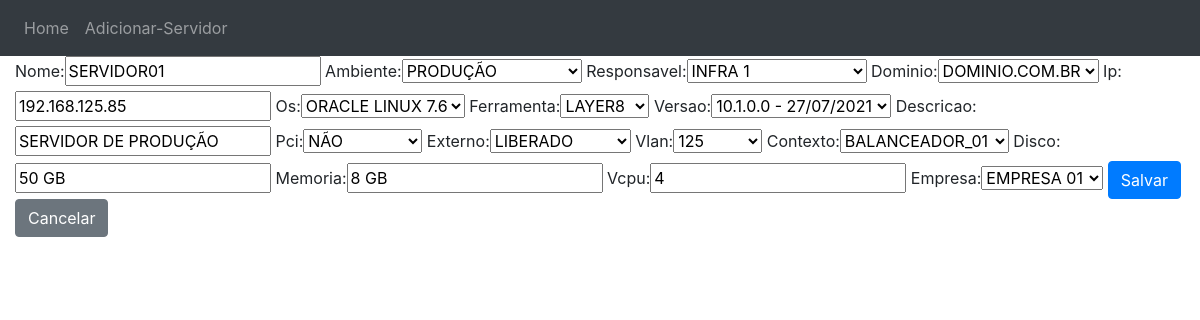
The app's page /inventario/update/1/ with its own data.
### inventario/models.py (models this page shows, shortened)
class Servidor(models.Model):
    nome = models.CharField(max_length=255)
    ambiente = models.ForeignKey(Ambiente, on_delete=models.CASCADE)
    responsavel = models.ForeignKey(Responsavel, on_delete=models.CASCADE)
    dominio = models.ForeignKey(Dominio, on_delete=models.CASCADE)
    ip = models.CharField(max_length=255)
    os = models.ForeignKey(Operacional, on_delete=models.CASCADE)
    ferramenta = models.ForeignKey(Ferramenta, on_delete=models.CASCADE)
    versao = models.ForeignKey(Versao, on_delete=models.CASCADE)
    descricao = models.CharField(max_length=255)
    pci = models.ForeignKey(Pci, on_delete=models.CASCADE)
    externo = models.ForeignKey(Externo, on_delete=models.CASCADE)
    vlan = models.ForeignKey(Vlan, on_delete=models.CASCADE)
    contexto = models.ForeignKey(Contexto, on_delete=models.CASCADE)
    disco = models.CharField(max_length=255)
    memoria = models.CharField(max_length=255)
    vcpu = models.CharField(max_length=255)
    empresa = models.ForeignKey(Empresa, on_delete=models.CASCADE)

class Ambiente(models.Model):
    nome  = models.CharField(max_length=255)
    def __str__(self):
        return self.nome

class Responsavel(models.Model):
    nome  = models.CharField(max_length=255)
    def __str__(self):
        return self.nome

class Dominio(models.Model):
    nome  = models.CharField(max_length=255)
    local = models.CharField(max_length=255)
    def __str__(self):
        return self.nome

### inventario/views.py (the view)
# urls.py: path("update/<int:pk>/", views.ServidorUpdate.as_view(), name="update"),
class ServidorUpdate(UpdateView):
    model = Servidor
    fields = '__all__'
    success_url = reverse_lazy('inventario:list')

### inventario/models.py (called while the page is built)
    def __str__(self):
        return self.nome

    def __str__(self):
        return self.nome

    def __str__(self):
        return self.nome

    def __str__(self):
        return self.nome

    def __str__(self):
        return self.nome

    def __str__(self):
        return self.nome

    def __str__(self):
        return self.nome

    def __str__(self):
        return self.nome

### inventario/templates/inventario/servidor_form.html (shortened to what this page needs)
{% extends "inventario/base.html" %}
{% load bootstrap %}
{% block content %}
    <form action='.' method='post'>
            {{ form|bootstrap }}
            <input type="submit" class="btn btn-primary" value="Salvar">
            <a href="{% url 'inventario:list' %}" class="btn btn-secondary" role="button" aria-pressed="true">Cancelar</a>
    </form>
{% endblock %}

### records on screen
Servidor: nome "SERVIDOR01", ambiente "PRODUÇÃO", responsavel "INFRA 1", dominio "DOMINIO.COM.BR", ip "192.168.125.85", os "ORACLE LINUX 7.6", ferramenta "LAYER8", versao "10.1.0.0 - 27/07/2021", descricao "SERVIDOR DE PRODUÇÃO", pci "NÃO", externo "LIBERADO", vlan "125", contexto "BALANCEADOR_01", disco "50 GB", memoria "8 GB", vcpu "4", empresa "EMPRESA 01"
